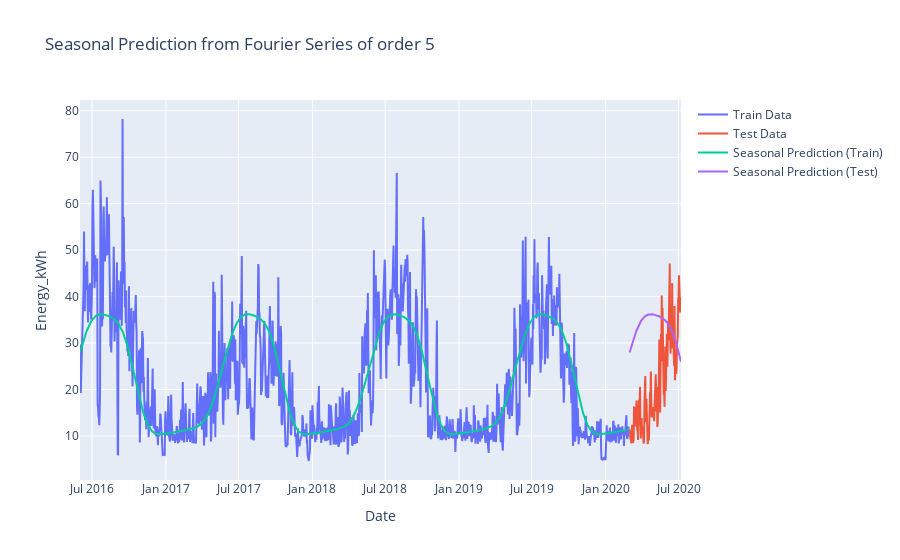
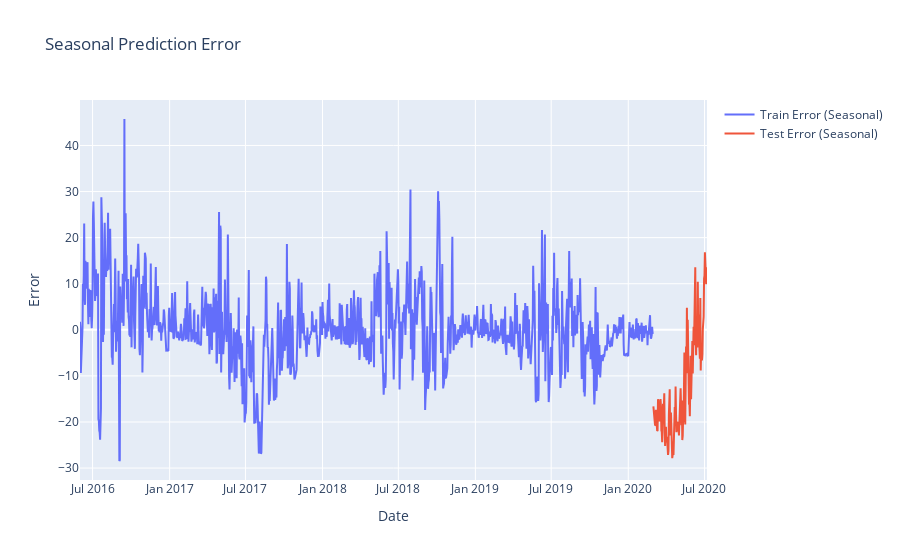

The notebook cell these images were saved under, in order:
### Markdown cell above
La inclusión de componentes estacionales ha reducido significativamente el MAE en los datos de entrenamiento, lo que indica que el modelo está capturando mejor los patrones cíclicos en estos datos.

### Code cell
#6
fig = go.Figure()
fig.add_trace(go.Scatter(x=train_data['date'], y=y_train, mode='lines', name='Train Data'))
fig.add_trace(go.Scatter(x=test_data['date'], y=y_test, mode='lines', name='Test Data'))
fig.add_trace(go.Scatter(x=train_data['date'], y=train_data['seasonal_pred'], mode='lines', name='Seasonal Prediction (Train)'))
fig.add_trace(go.Scatter(x=test_data['date'], y=test_data['seasonal_pred'], mode='lines', name='Seasonal Prediction (Test)'))
fig.update_layout(title=f'Seasonal Prediction from Fourier Series of order {ORDER}', xaxis_title='Date', yaxis_title='Energy_kWh')
fig.show()

# Graficar el error estacional
train_data['seasonal_error'] = y_train - train_data['seasonal_pred']
test_data['seasonal_error'] = y_test - test_data['seasonal_pred']

fig = go.Figure()
fig.add_trace(go.Scatter(x=train_data['date'], y=train_data['seasonal_error'], mode='lines', name='Train Error (Seasonal)'))
fig.add_trace(go.Scatter(x=test_data['date'], y=test_data['seasonal_error'], mode='lines', name='Test Error (Seasonal)'))
fig.update_layout(title='Seasonal Prediction Error', xaxis_title='Date', yaxis_title='Error')
fig.show()

### Figure 1 — Plotly figure (JSON) as saved in the notebook; plotly's stock layout.template omitted (floating-point values rounded to 4 significant figures; data arrays with more than 128 entries replaced by an {"elided": "..."} marker saying what was removed)
{"data": [{"mode": "lines", "name": "Train Data", "type": "scatter", "x": {"elided": "1369 str values"}, "y": {"elided": "1369 float values"}}, {"mode": "lines", "name": "Test Data", "type": "scatter", "x": {"elided": "129 str values"}, "y": {"elided": "129 float values"}}, {"mode": "lines", "name": "Seasonal Prediction (Train)", "type": "scatter", "x": {"elided": "1369 str values"}, "y": {"elided": "1369 float values"}}, {"mode": "lines", "name": "Seasonal Prediction (Test)", "type": "scatter", "x": {"elided": "129 str values"}, "y": {"elided": "129 float values"}}], "layout": {"title": {"text": "Seasonal Prediction from Fourier Series of order 5"}, "xaxis": {"title": {"text": "Date"}}, "yaxis": {"title": {"text": "Energy_kWh"}}}}

### Figure 2 — Plotly figure (JSON) as saved in the notebook; plotly's stock layout.template omitted (floating-point values rounded to 4 significant figures; data arrays with more than 128 entries replaced by an {"elided": "..."} marker saying what was removed)
{"data": [{"mode": "lines", "name": "Train Error (Seasonal)", "type": "scatter", "x": {"elided": "1369 str values"}, "y": {"elided": "1369 float values"}}, {"mode": "lines", "name": "Test Error (Seasonal)", "type": "scatter", "x": {"elided": "129 str values"}, "y": {"elided": "129 float values"}}], "layout": {"title": {"text": "Seasonal Prediction Error"}, "xaxis": {"title": {"text": "Date"}}, "yaxis": {"title": {"text": "Error"}}}}
